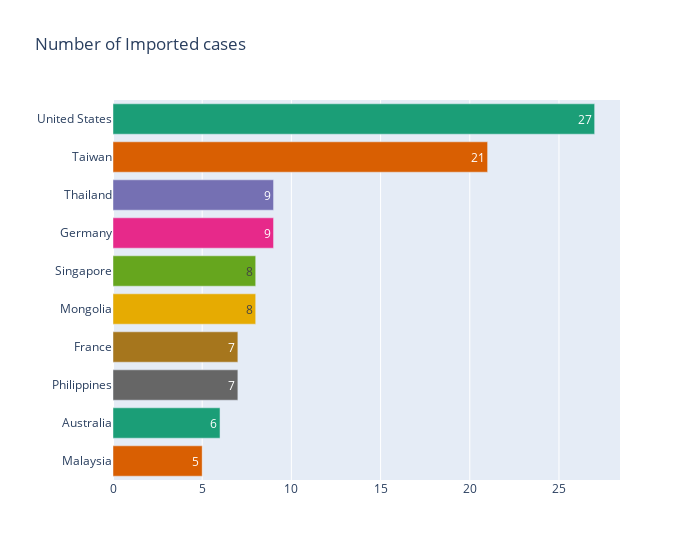

The notebook cell saved with this chart:
### Markdown cell above
### Imported Cases

### Code cell
plot_barh('Number of Imported cases')

### Figure 1 — Plotly figure (JSON) as saved in the notebook; plotly's stock layout.template omitted (floating-point values rounded to 4 significant figures)
{"data": [{"alignmentgroup": "True", "customdata": [[27, 0]], "hovertemplate": "Country/Region=%{y}<br>Number of Imported cases=%{text}<br>Cumulative total cases=%{customdata[0]}<br>Case fatalities ratio (%)=%{customdata[1]}<extra></extra>", "legendgroup": "United States", "marker": {"color": "rgb(27,158,119)"}, "name": "United States", "offsetgroup": "United States", "orientation": "h", "showlegend": true, "text": [27], "textposition": "auto", "type": "bar", "x": [27], "xaxis": "x", "y": ["United States"], "yaxis": "y"}, {"alignmentgroup": "True", "customdata": [[346, 11]], "hovertemplate": "Country/Region=%{y}<br>Number of Imported cases=%{text}<br>Cumulative total cases=%{customdata[0]}<br>Case fatalities ratio (%)=%{customdata[1]}<extra></extra>", "legendgroup": "Taiwan", "marker": {"color": "rgb(217,95,2)"}, "name": "Taiwan", "offsetgroup": "Taiwan", "orientation": "h", "showlegend": true, "text": [21], "textposition": "auto", "type": "bar", "x": [21], "xaxis": "x", "y": ["Taiwan"], "yaxis": "y"}, {"alignmentgroup": "True", "customdata": [[9, 22]], "hovertemplate": "Country/Region=%{y}<br>Number of Imported cases=%{text}<br>Cumulative total cases=%{customdata[0]}<br>Case fatalities ratio (%)=%{customdata[1]}<extra></extra>", "legendgroup": "Thailand", "marker": {"color": "rgb(117,112,179)"}, "name": "Thailand", "offsetgroup": "Thailand", "orientation": "h", "showlegend": true, "text": [9], "textposition": "auto", "type": "bar", "x": [9], "xaxis": "x", "y": ["Thailand"], "yaxis": "y"}, {"alignmentgroup": "True", "customdata": [[9, 0]], "hovertemplate": "Country/Region=%{y}<br>Number of Imported cases=%{text}<br>Cumulative total cases=%{customdata[0]}<br>Case fatalities ratio (%)=%{customdata[1]}<extra></extra>", "legendgroup": "Germany", "marker": {"color": "rgb(231,41,138)"}, "name": "Germany", "offsetgroup": "Germany", "orientation": "h", "showlegend": true, "text": [9], "textposition": "auto", "type": "bar", "x": [9], "xaxis": "x", "y": ["Germany"], "yaxis": "y"}, {"alignmentgroup": "True", "customdata": [[238, 14]], "hovertemplate": "Country/Region=%{y}<br>Number of Imported cases=%{text}<br>Cumulative total cases=%{customdata[0]}<br>Case fatalities ratio (%)=%{customdata[1]}<extra></extra>", "legendgroup": "Singapore", "marker": {"color": "rgb(102,166,30)"}, "name": "Singapore", "offsetgroup": "Singapore", "orientation": "h", "showlegend": true, "text": [8], "textposition": "auto", "type": "bar", "x": [8], "xaxis": "x", "y": ["Singapore"], "yaxis": "y"}, {"alignmentgroup": "True", "customdata": [[9, 0]], "hovertemplate": "Country/Region=%{y}<br>Number of Imported cases=%{text}<br>Cumulative total cases=%{customdata[0]}<br>Case fatalities ratio (%)=%{customdata[1]}<extra></extra>", "legendgroup": "Mongolia", "marker": {"color": "rgb(230,171,2)"}, "name": "Mongolia", "offsetgroup": "Mongolia", "orientation": "h", "showlegend": true, "text": [8], "textposition": "auto", "type": "bar", "x": [8], "xaxis": "x", "y": ["Mongolia"], "yaxis": "y"}, {"alignmentgroup": "True", "customdata": [[7, 14]], "hovertemplate": "Country/Region=%{y}<br>Number of Imported cases=%{text}<br>Cumulative total cases=%{customdata[0]}<br>Case fatalities ratio (%)=%{customdata[1]}<extra></extra>", "legendgroup": "France", "marker": {"color": "rgb(166,118,29)"}, "name": "France", "offsetgroup": "France", "orientation": "h", "showlegend": true, "text": [7], "textposition": "auto", "type": "bar", "x": [7], "xaxis": "x", "y": ["France"], "yaxis": "y"}, {"alignmentgroup": "True", "customdata": [[14, 14]], "hovertemplate": "Country/Region=%{y}<br>Number of Imported cases=%{text}<br>Cumulative total cases=%{customdata[0]}<br>Case fatalities ratio (%)=%{customdata[1]}<extra></extra>", "legendgroup": "Philippines", "marker": {"color": "rgb(102,102,102)"}, "name": "Philippines", "offsetgroup": "Philippines", "orientation": "h", "showlegend": true, "text": [7], "textposition": "auto", "type": "bar", "x": [7], "xaxis": "x", "y": ["Philippines"], "yaxis": "y"}, {"alignmentgroup": "True", "customdata": [[6, 0]], "hovertemplate": "Country/Region=%{y}<br>Number of Imported cases=%{text}<br>Cumulative total cases=%{customdata[0]}<br>Case fatalities ratio (%)=%{customdata[1]}<extra></extra>", "legendgroup": "Australia", "marker": {"color": "rgb(27,158,119)"}, "name": "Australia", "offsetgroup": "Australia", "orientation": "h", "showlegend": true, "text": [6], "textposition": "auto", "type": "bar", "x": [6], "xaxis": "x", "y": ["Australia"], "yaxis": "y"}, {"alignmentgroup": "True", "customdata": [[5, 40]], "hovertemplate": "Country/Region=%{y}<br>Number of Imported cases=%{text}<br>Cumulative total cases=%{customdata[0]}<br>Case fatalities ratio (%)=%{customdata[1]}<extra></extra>", "legendgroup": "Malaysia", "marker": {"color": "rgb(217,95,2)"}, "name": "Malaysia", "offsetgroup": "Malaysia", "orientation": "h", "showlegend": true, "text": [5], "textposition": "auto", "type": "bar", "x": [5], "xaxis": "x", "y": ["Malaysia"], "yaxis": "y"}], "layout": {"barmode": "relative", "legend": {"title": {"text": "Country/Region"}, "tracegroupgap": 0}, "showlegend": false, "title": {"text": "Number of Imported cases"}, "uniformtext": {"minsize": 8, "mode": "hide"}, "width": 700, "xaxis": {"anchor": "y", "domain": [0, 1], "title": {"text": ""}}, "yaxis": {"anchor": "x", "categoryarray": ["Malaysia", "Australia", "Philippines", "France", "Mongolia", "Singapore", "Germany", "Thailand", "Taiwan", "United States"], "categoryorder": "array", "domain": [0, 1], "title": {"text": ""}}}}
